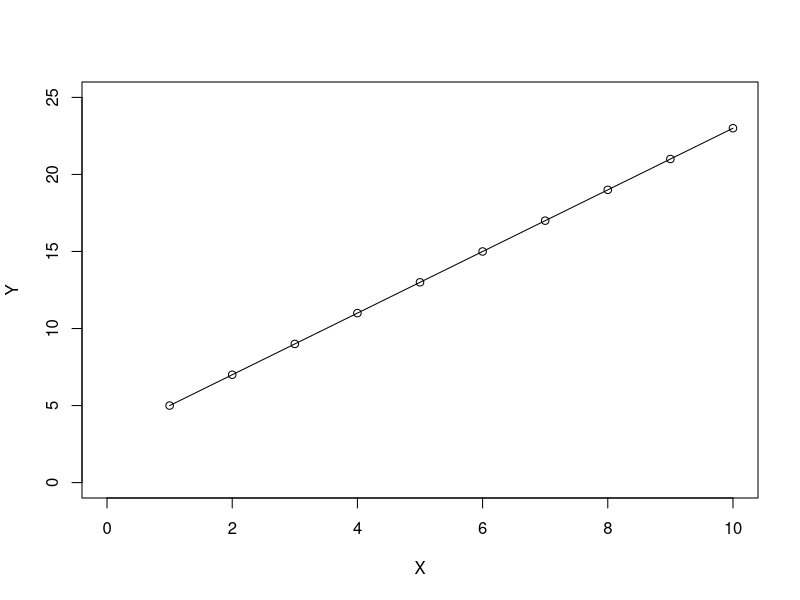
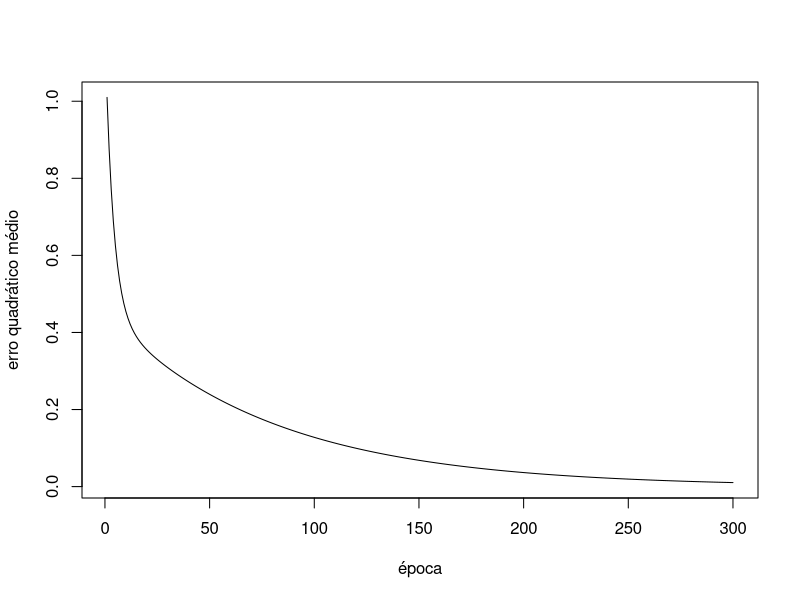
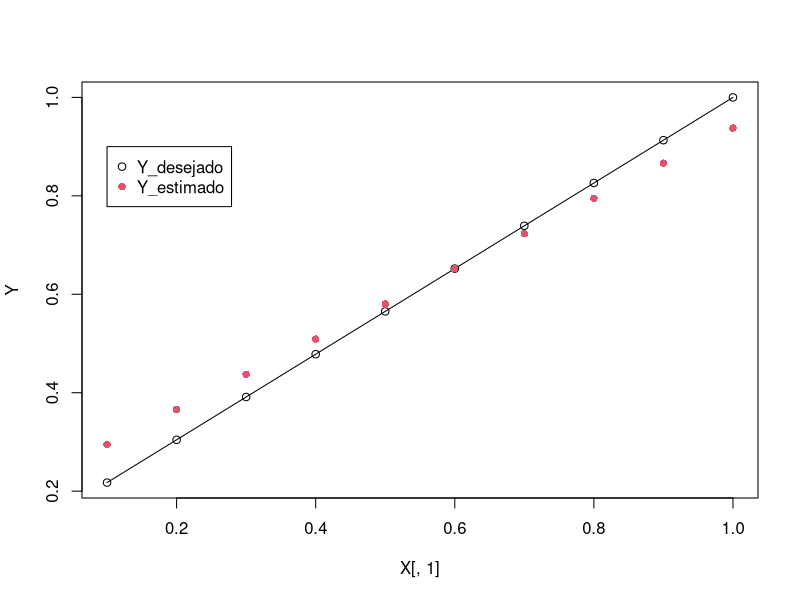
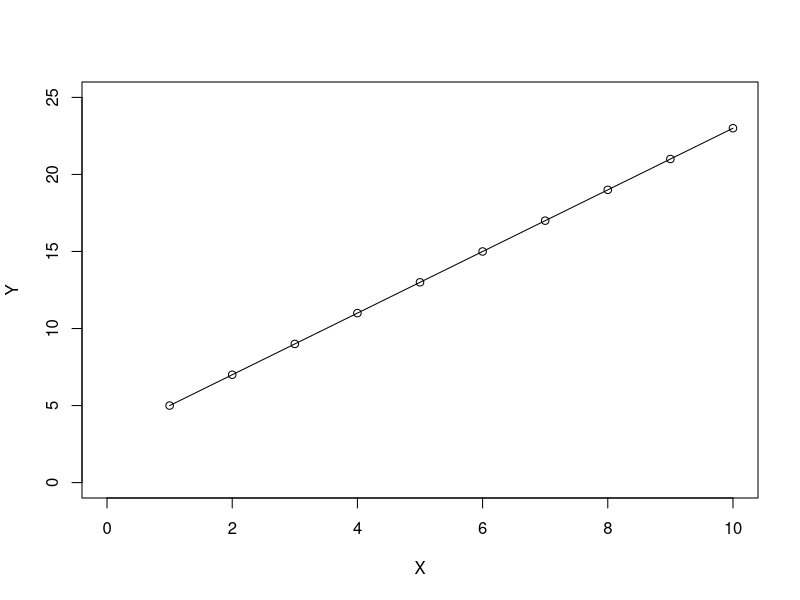
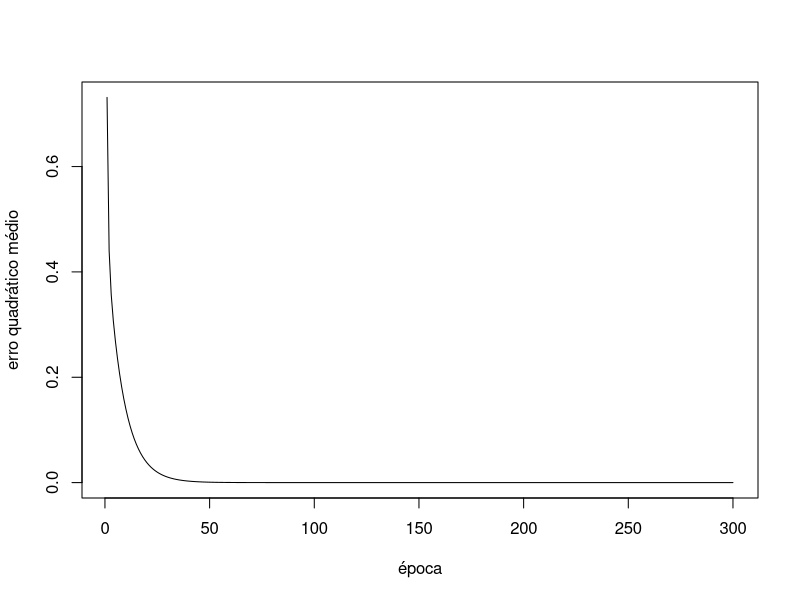
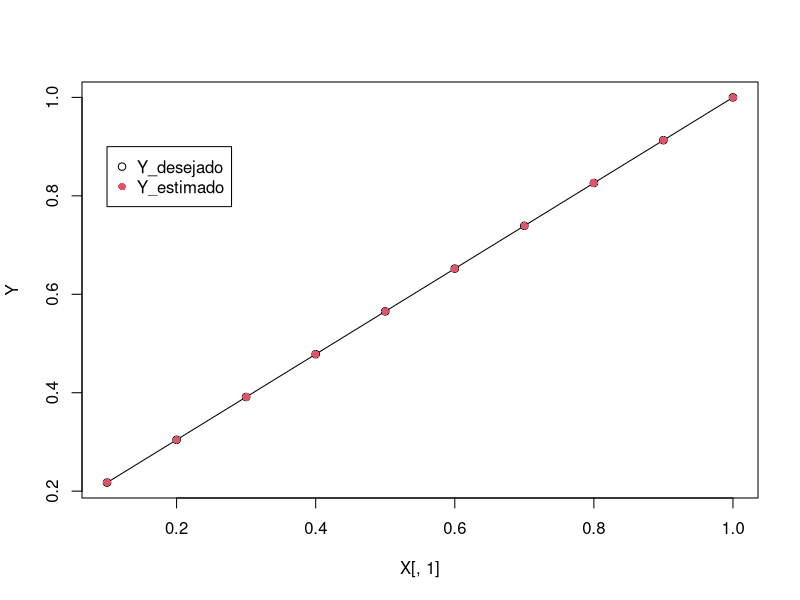
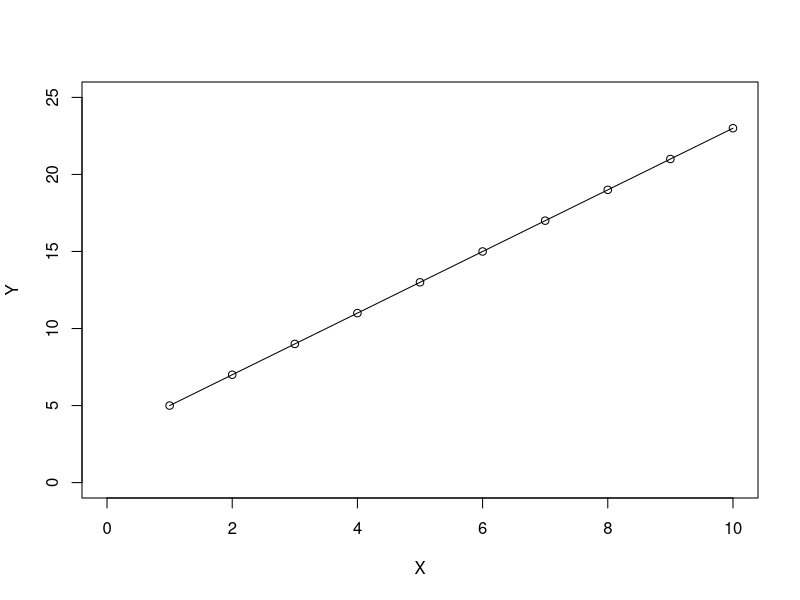
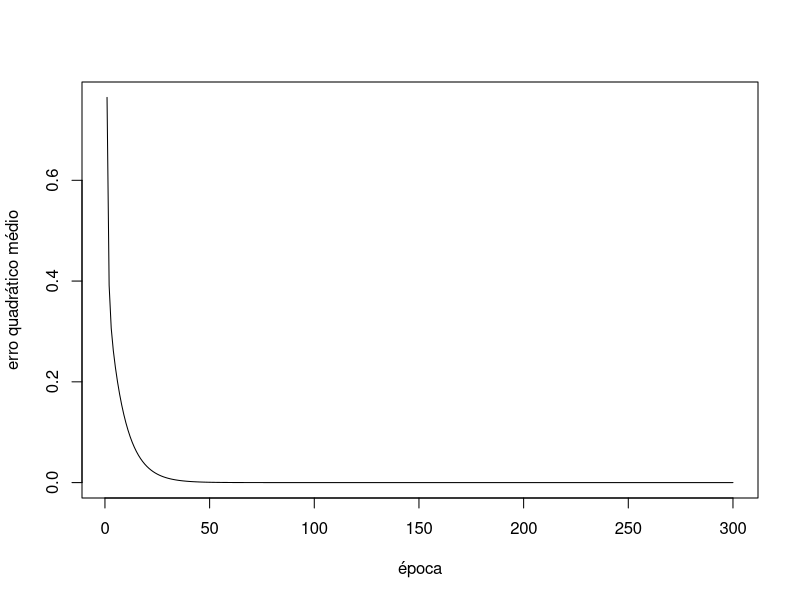

These charts were generated, in order, by the following R code:
## ---- chunk 1
# Definindo o tamanho do vetor
N<-10

# Criando o vetor X com valores de 1 a N
X<-seq(1,N)

# Criando o vetor Y com a função 2X + 3
Y<-2*X+3

# Plotando os valores de X e Y em um gráfico de pontos
plot(X,Y,type="o",xlim=c(0, 10),ylim=c(0,25))
## ---- chunk 2
# Normalizando os vetores entre 0 e 1 e transpondo
X<-X/max(X)
Y<-Y/max(Y)
X<-t(t(X))

# Adicionando um vetor de bias à matriz X
bias<-1
X<-cbind(X,bias)

# Imprimindo as matrizes X e Y
print(X)
print(cbind(Y))
## ---- chunk 3
# Definindo o número máximo de épocas e a taxa de aprendizado
epoca_max<-300
eta<-0.01

# Inicializando o vetor de pesos W
W<-c(0,1)

# Inicializando vetores para armazenar os erros das iterações e das épocas
err_iter<-rep(0,N)
err_epoc<-rep(0,epoca_max)

# Iniciando o loop de treinamento
for (epoca in 1:epoca_max) {
  for (i in 1:N) {
    # Calculando a saída estimada para a entrada atual
    v <- sum(X[i,]*W)
    # Calculando o erro entre a saída desejada e a saída estimada
    erro <- Y[i] - v
    # Calculando o delta para atualizar os pesos
    delta <- eta*erro*X[i,]
    # Atualizando os pesos
    W <- W + delta
    # Armazenando o erro da iteração atual
    err_iter[i] <- 0.5*(erro^2)
  }
  # Armazenando o erro da época atual
  err_epoc[epoca] <- sum(err_iter)
}

# Plotando o erro quadrático médio ao longo das épocas
plot(err_epoc, type = "line", xlab = "época", ylab = "erro quadrático médio")
## ---- chunk 4
print(W)
## ---- chunk 5
Y_estimado<-X[,1]*W[1]+W[2]

plot(X[,1],Y,type ="n")
points(X[,1],Y,pch=1,type="o",col="1")
points(X[,1],Y_estimado,pch=16,type="p",col="2")
legend(0.1,0.9,legend=c("Y_desejado","Y_estimado"),col=c(1,2),pch=c(1,16))
## ---- chunk 6
print(paste("Erro final do treinamento", err_epoc[epoca_max]))
## ---- chunk 7
N<-10
X<-seq(1,N)
Y<-2*X+3
plot(X,Y,type="o",xlim=c(0, 10),ylim=c(0,25))
## ---- chunk 8
X<-X/max(X)
Y<-Y/max(Y)
X<-t(t(X))
bias<-1
X<-cbind(X,bias)
print(X)
print(cbind(Y))
## ---- chunk 9
epoca_max<-300
eta<-0.1
W<-c(0,1)
err_iter<-rep(0,N)
err_epoc<-rep(0,epoca_max)

for (epoca in 1:epoca_max) {
  for (i in 1:N) {
    v <- sum(X[i,]*W)
    erro <- Y[i] - v
    delta <- eta*erro*X[i,]
    W <- W + delta
    err_iter[i] <- 0.5*(erro^2)
  }
  err_epoc[epoca] <- sum(err_iter)
}
plot(err_epoc, type = "line", xlab = "época", ylab = "erro quadrático médio")
## ---- chunk 10
print(W)

Y_estimado<-X[,1]*W[1]+W[2]

plot(X[,1],Y,type ="n")
points(X[,1],Y,pch=1,type="o",col="1")
points(X[,1],Y_estimado,pch=16,type="p",col="2")
legend(0.1,0.9,legend=c("Y_desejado","Y_estimado"),col=c(1,2),pch=c(1,16))

print(paste("Erro final do treinamento", err_epoc[epoca_max]))
## ---- chunk 11
N<-10
X<-seq(1,N)
Y<-2*X+3
plot(X,Y,type="o",xlim=c(0, 10),ylim=c(0,25))
## ---- chunk 12
X<-X/max(X)
Y<-Y/max(Y)
X<-t(t(X))
bias<-1
X<-cbind(X,bias)
print(X)
print(cbind(Y))
## ---- chunk 13
epoca_max<-300
eta<-0.1
W<-c(0.1,1)
err_iter<-rep(0,N)
err_epoc<-rep(0,epoca_max)

for (epoca in 1:epoca_max) {
  for (i in 1:N) {
    v <- sum(X[i,]*W)
    erro <- Y[i] - v
    delta <- eta*erro*X[i,]
    W <- W + delta
    err_iter[i] <- 0.5*(erro^2)
  }
  err_epoc[epoca] <- sum(err_iter)
}
plot(err_epoc, type = "line", xlab = "época", ylab = "erro quadrático médio")
## ---- chunk 14
print(W)

Y_estimado<-X[,1]*W[1]+W[2]

plot(X[,1],Y,type ="n")
points(X[,1],Y,pch=1,type="o",col="1")
points(X[,1],Y_estimado,pch=16,type="p",col="2")
legend(0.1,0.9,legend=c("Y_desejado","Y_estimado"),col=c(1,2),pch=c(1,16))

print(paste("Erro final do treinamento", err_epoc[epoca_max]))
## ---- chunk 15
# Set de variáveis
W<-c(0.1,0.1,1)
eta<-0.1
epoca_max<-20

# Matriz de inputs e Bias
x1<-c(0,0,1)
x2<-c(0,1,1)
x3<-c(1,0,1)
x4<-c(1,1,1)

# Bind de inputs e Bias
X<-rbind(x1,x2,x3,x4)
print(X)

# Saída desejada
Y<-c(0,0,0,1)
print(Y)

# Visualização dos dados
plot(X,type="n")
points(x1[1],x1[2],pch=c(19),cex=2,col="2")
points(x2[1],x2[2],pch=c(19),cex=2,col="2")
legend(0.4,0.6,legend=c("0","1"),col=c(2,1), pch=c(19,15))

#Erros
erro_ite<-rep(0,dim(X)[1])
erro_total<-rep(0,epoca_max)

# Treinamento
for(epoca in 1:epoca_max){
  for(i in 1:dim(X)[1]) {
    v<-sum(X[i,]*W)
    if(v>0){
      y_calc<-1
    }else{
      y_calc<-0
    }
    erro<-Y[i]-y_calc
    delta<-(eta*erro*X[i,])
    W<-W+delta
    erro_ite[i]<-erro^2
  }
  erro_total[epoca]<-sum(erro_ite)
  if(sum(erro_ite)==0){
    break
  }
}

print(paste("Número de épocas usadas no treinamento",epoca,"de um máximo de",epoca_max))

# Peso Sináptico
print(W)

# Erro total
print(erro_total)
plot(erro_total,type="l")

# Gráfico do Conjunto de Treinamento
plot(X,type="n",xlim=c(-1.5,1.5 ), ylim=c(-1.5,1.5))
points(x1[1],x1[2],pch=c(19),cex=2,col="2")
points(x2[1],x2[2],pch=c(19),cex=2,col="2")
points(x3[1],x3[2],pch=c(19),cex=2,col="2")
points(x4[1],x4[2],pch=c(15),cex=2,col="1")
legend(0.4,0.6,legend=c("0","1"),col=c(2,1), pch=c(19,15))

x_1<- -(W[3]/W[1])

x_2<- -(W[3]/W[2])

segments(x_1,0,0,x_2)
## ---- chunk 16
# Set de variáveis
W<-c(0.1,0.1,1)
eta<-0.01
epoca_max<-20

# Matriz de inputs e Bias
x1<-c(0,0,1)
x2<-c(0,1,1)
x3<-c(1,0,1)
x4<-c(1,1,1)

# Bind de inputs e Bias
X<-rbind(x1,x2,x3,x4)
print(X)

# Saída desejada
Y<-c(0,0,0,1)
print(Y)

# Visualização dos dados
plot(X,type="n")
points(x1[1],x1[2],pch=c(19),cex=2,col="2")
points(x2[1],x2[2],pch=c(19),cex=2,col="2")
legend(0.4,0.6,legend=c("0","1"),col=c(2,1), pch=c(19,15))

#Erros
erro_ite<-rep(0,dim(X)[1])
erro_total<-rep(0,epoca_max)

# Treinamento
for(epoca in 1:epoca_max){
  for(i in 1:dim(X)[1]) {
    v<-sum(X[i,]*W)
    if(v>0){
      y_calc<-1
    }else{
      y_calc<-0
    }
    erro<-Y[i]-y_calc
    delta<-(eta*erro*X[i,])
    W<-W+delta
    erro_ite[i]<-erro^2
  }
  erro_total[epoca]<-sum(erro_ite)
  if(sum(erro_ite)==0){
    break
  }
}

print(paste("Número de épocas usadas no treinamento",epoca,"de um máximo de",epoca_max))

# Peso Sináptico
print(W)

# Erro total
print(erro_total)
plot(erro_total,type="l")

# Gráfico do Conjunto de Treinamento
plot(X,type="n",xlim=c(-1.5,1.5 ), ylim=c(-1.5,1.5))
points(x1[1],x1[2],pch=c(19),cex=2,col="2")
points(x2[1],x2[2],pch=c(19),cex=2,col="2")
points(x3[1],x3[2],pch=c(19),cex=2,col="2")
points(x4[1],x4[2],pch=c(15),cex=2,col="1")
legend(0.4,0.6,legend=c("0","1"),col=c(2,1), pch=c(19,15))

x_1<- -(W[3]/W[1])

x_2<- -(W[3]/W[2])

segments(x_1,0,0,x_2)
## ---- chunk 17
# Set de variáveis
W<-c(0.1,0,1)
eta<-0.01
epoca_max<-80

# Matriz de inputs e Bias
x1<-c(0,0,1)
x2<-c(0,1,1)
x3<-c(1,0,1)
x4<-c(1,1,1)

# Bind de inputs e Bias
X<-rbind(x1,x2,x3,x4)
print(X)

# Saída desejada
Y<-c(0,0,0,1)
print(Y)

# Visualização dos dados
plot(X,type="n")
points(x1[1],x1[2],pch=c(19),cex=2,col="2")
points(x2[1],x2[2],pch=c(19),cex=2,col="2")
points(x3[1],x3[2],pch=c(19),cex=2,col="2")
points(x4[1],x4[2],pch=c(19),cex=2,col="2")
legend(0.4,0.6,legend=c("0","1"),col=c(2,1), pch=c(19,15))

#Erros
erro_ite<-rep(0,dim(X)[1])
erro_total<-rep(0,epoca_max)

# Treinamento
for(epoca in 1:epoca_max){
  for(i in 1:dim(X)[1]) {
    v<-sum(X[i,]*W)
    if(v>0){
      y_calc<-1
    }else{
      y_calc<-0
    }
    erro<-Y[i]-y_calc
    delta<-(eta*erro*X[i,])
    W<-W+delta
    erro_ite[i]<-erro^2
  }
  erro_total[epoca]<-sum(erro_ite)
  if(sum(erro_ite)==0){
    break
  }
}

print(paste("Número de épocas usadas no treinamento",epoca,"de um máximo de",epoca_max))

# Peso Sináptico
print(W)

# Erro total
print(erro_total)
plot(erro_total,type="l")

# Gráfico do Conjunto de Treinamento
plot(X,type="n",xlim=c(-1.5,1.5 ), ylim=c(-1.5,1.5))
points(x1[1],x1[2],pch=c(19),cex=2,col="2")
points(x2[1],x2[2],pch=c(19),cex=2,col="2")
points(x3[1],x3[2],pch=c(19),cex=2,col="2")
points(x4[1],x4[2],pch=c(15),cex=2,col="1")
legend(0.4,0.6,legend=c("0","1"),col=c(2,1), pch=c(19,15))

x_1<- -(W[3]/W[1])

x_2<- -(W[3]/W[2])

segments(x_1,0,0,x_2)
## ---- chunk 18
library("plyr")
data("iris")
dataset<-iris[which(iris$Species!="versicolor"),][1:2-3]
classes<-as.numeric(dataset$Species)
classes_bin<-mapvalues(classes,from=c(1,3),to=c(0,1))
print((classes_bin))

x1<-dataset[,1]/max(dataset[,1])
x2<-dataset[,2]/max(dataset[,2])

X <- cbind(x1, x2, rep(1, length(x1)))
Y <- classes_bin

W <- c(0.1, 0, 1)
eta <- 0.01
epoca_max <- 20

erro_ite <- rep(0, nrow(X))
erro_total <- rep(0, epoca_max)

for (epoca in 1:epoca_max) {
  for (i in 1:nrow(X)) {
    # Calcular a saída da rede neural
    v <- sum(X[i, ] * W)
    if (v > 0) {
      y_calc <- 1
    } else {
      y_calc <- 0
    }
    # Calcular o erro
    erro <- Y[i] - y_calc
    # Atualizar os pesos da rede neural
    delta <- eta * erro * X[i, ]
    W <- W + delta
    # Armazenar o erro para a iteração atual
    erro_ite[i] <- erro ^ 2
  }
  erro_total[epoca] <- sum(erro_ite)
  if (sum(erro_ite) == 0) {
    break
  }
}

print(paste("Número de épocas usadas no treinamento", epoca, "de um máximo de", epoca_max))

print(W)

print(erro_total)

plot(erro_total, type = "l")

plot(x1, x2, pch = ifelse(classes_bin == 0, 1, 19), col = classes_bin + 1)
legend("topleft", legend = c("Setosa", "Virginica"), col = c(1, 2), pch = c(1, 19))
x_1 <- -(W[3] / W[1])
x_2 <- -(W[3] / W[2])
abline(a = x_2, b = -W[1] / W[2])
